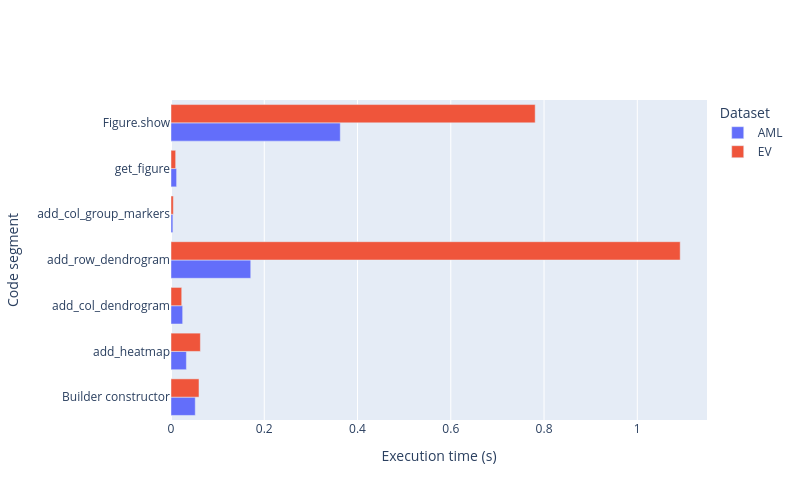

The code cell stored with this chart in its notebook:
### Code cell
fig = go.Figure()

fig.add_trace(go.Bar(
    y=visu_df["Function"],
    x=visu_df["AML"],
    orientation="h",
    name="AML"
))

fig.add_trace(go.Bar(
    y=visu_df["Function"],
    x=visu_df["EV"],
    orientation="h",
    name="EV"
))

fig.update_layout(
    # barmode="stack",
    width=800,
    height=500,

)

fig.update_xaxes(
    title="Execution time (s)"
)
fig.update_yaxes(
    title="Code segment"
)

fig.update_layout(
    legend=dict(
        title=dict(
            text="Dataset"
        )
    )
)

fig.show()

### Figure 1 — Plotly figure (JSON) as saved in the notebook; plotly's stock layout.template omitted (floating-point values rounded to 4 significant figures)
{"data": [{"name": "AML", "orientation": "h", "type": "bar", "x": [0.052, 0.033, 0.025, 0.171, 0.004, 0.012, 0.363], "y": ["Builder constructor", "add_heatmap", "add_col_dendrogram", "add_row_dendrogram", "add_col_group_markers", "get_figure", "Figure.show"]}, {"name": "EV", "orientation": "h", "type": "bar", "x": [0.06, 0.063, 0.023, 1.092, 0.005, 0.01, 0.781], "y": ["Builder constructor", "add_heatmap", "add_col_dendrogram", "add_row_dendrogram", "add_col_group_markers", "get_figure", "Figure.show"]}], "layout": {"height": 500, "legend": {"title": {"text": "Dataset"}}, "width": 800, "xaxis": {"title": {"text": "Execution time (s)"}}, "yaxis": {"title": {"text": "Code segment"}}}}
